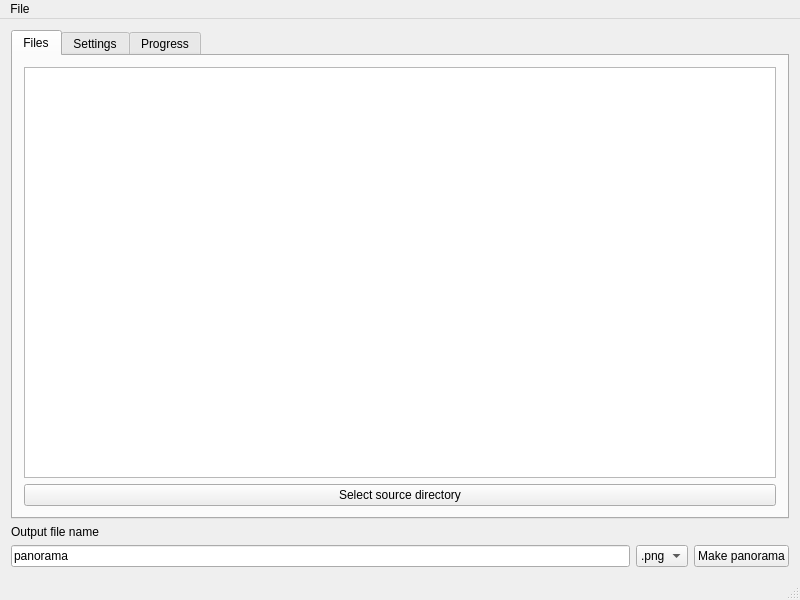
<?xml version="1.0" encoding="UTF-8"?>
<ui version="4.0">
 <class>MainWindow</class>
 <widget class="QMainWindow" name="MainWindow">
  <property name="geometry">
   <rect>
    <x>0</x>
    <y>0</y>
    <width>800</width>
    <height>600</height>
   </rect>
  </property>
  <property name="windowTitle">
   <string>AutoPanorama</string>
  </property>
  <widget class="QWidget" name="centralWidget">
   <layout class="QVBoxLayout" name="verticalLayout_2">
    <item>
     <widget class="QTabWidget" name="mainWidget">
      <property name="currentIndex">
       <number>0</number>
      </property>
      <widget class="QWidget" name="tabMain">
       <attribute name="title">
        <string>Files</string>
       </attribute>
       <layout class="QVBoxLayout" name="verticalLayout">
        <item>
         <widget class="QTreeView" name="fsView">
          <property name="selectionMode">
           <enum>QAbstractItemView::MultiSelection</enum>
          </property>
          <attribute name="headerStretchLastSection">
           <bool>false</bool>
          </attribute>
         </widget>
        </item>
        <item>
         <layout class="QHBoxLayout" name="layoutButtons">
          <item>
           <widget class="QPushButton" name="buttonSelectDir">
            <property name="text">
             <string>Select source directory</string>
            </property>
           </widget>
          </item>
         </layout>
        </item>
       </layout>
      </widget>
      <widget class="QWidget" name="tab">
       <attribute name="title">
        <string>Settings</string>
       </attribute>
       <layout class="QFormLayout" name="formLayout_2">
        <item row="0" column="0">
         <widget class="QLabel" name="wavecorkind_label">
          <property name="text">
           <string>Correction direction</string>
          </property>
         </widget>
        </item>
        <item row="0" column="1">
         <widget class="QComboBox" name="wavecorkind_combobox">
          <item>
           <property name="text">
            <string>None</string>
           </property>
          </item>
          <item>
           <property name="text">
            <string>Horizontal</string>
           </property>
          </item>
          <item>
           <property name="text">
            <string>Vertical</string>
           </property>
          </item>
         </widget>
        </item>
        <item row="1" column="0">
         <widget class="QLabel" name="cut_label">
          <property name="text">
           <string>Warp mode</string>
          </property>
         </widget>
        </item>
        <item row="1" column="1">
         <widget class="QComboBox" name="warpmode_combobox">
          <item>
           <property name="text">
            <string>Spherical</string>
           </property>
          </item>
          <item>
           <property name="text">
            <string>Cylindrical</string>
           </property>
          </item>
          <item>
           <property name="text">
            <string>Plane</string>
           </property>
          </item>
         </widget>
        </item>
        <item row="2" column="0">
         <widget class="QLabel" name="blendertype_label">
          <property name="text">
           <string>Blender type</string>
          </property>
         </widget>
        </item>
        <item row="2" column="1">
         <widget class="QComboBox" name="blendertype_combobox">
          <item>
           <property name="text">
            <string>Multiband</string>
           </property>
          </item>
          <item>
           <property name="text">
            <string>Feather</string>
           </property>
          </item>
         </widget>
        </item>
        <item row="4" column="0">
         <widget class="QLabel" name="nbands_label">
          <property name="text">
           <string>Bands</string>
          </property>
         </widget>
        </item>
        <item row="4" column="1">
         <widget class="QSpinBox" name="nbands_spinbox">
          <property name="minimum">
           <number>1</number>
          </property>
          <property name="maximum">
           <number>100</number>
          </property>
          <property name="value">
           <number>5</number>
          </property>
         </widget>
        </item>
        <item row="5" column="0">
         <widget class="QLabel" name="sharpness_label">
          <property name="enabled">
           <bool>true</bool>
          </property>
          <property name="text">
           <string>Sharpness</string>
          </property>
         </widget>
        </item>
        <item row="5" column="1">
         <widget class="QDoubleSpinBox" name="sharpness_spinbox">
          <property name="enabled">
           <bool>true</bool>
          </property>
          <property name="maximum">
           <double>1.000000000000000</double>
          </property>
          <property name="singleStep">
           <double>0.010000000000000</double>
          </property>
          <property name="value">
           <double>0.020000000000000</double>
          </property>
         </widget>
        </item>
        <item row="6" column="0">
         <widget class="QLabel" name="seamfindermode_label">
          <property name="text">
           <string>Seam finder</string>
          </property>
         </widget>
        </item>
        <item row="6" column="1">
         <widget class="QComboBox" name="seamfindermode_combobox">
          <item>
           <property name="text">
            <string>Graph cut color</string>
           </property>
          </item>
          <item>
           <property name="text">
            <string>Graph cut gradient</string>
           </property>
          </item>
          <item>
           <property name="text">
            <string>Voronoi</string>
           </property>
          </item>
          <item>
           <property name="text">
            <string>None</string>
           </property>
          </item>
         </widget>
        </item>
        <item row="7" column="0">
         <widget class="QLabel" name="seamfinderres_label">
          <property name="text">
           <string>Seam finder resolution</string>
          </property>
         </widget>
        </item>
        <item row="7" column="1">
         <widget class="QDoubleSpinBox" name="seamfinderres_spinbox">
          <property name="suffix">
           <string> Mpx</string>
          </property>
          <property name="decimals">
           <number>1</number>
          </property>
          <property name="minimum">
           <double>0.100000000000000</double>
          </property>
          <property name="maximum">
           <double>10.000000000000000</double>
          </property>
          <property name="singleStep">
           <double>0.100000000000000</double>
          </property>
         </widget>
        </item>
        <item row="8" column="0">
         <widget class="QLabel" name="downscale_label">
          <property name="text">
           <string>Scale source image</string>
          </property>
         </widget>
        </item>
        <item row="8" column="1">
         <widget class="QDoubleSpinBox" name="downscale_spinbox">
          <property name="suffix">
           <string> %</string>
          </property>
          <property name="decimals">
           <number>0</number>
          </property>
          <property name="minimum">
           <double>10.000000000000000</double>
          </property>
          <property name="maximum">
           <double>100.000000000000000</double>
          </property>
          <property name="singleStep">
           <double>10.000000000000000</double>
          </property>
          <property name="value">
           <double>100.000000000000000</double>
          </property>
         </widget>
        </item>
        <item row="9" column="0">
         <widget class="QLabel" name="compositingres_label">
          <property name="text">
           <string>Compositing resolution</string>
          </property>
         </widget>
        </item>
        <item row="9" column="1">
         <widget class="QDoubleSpinBox" name="compositingres_spinbox">
          <property name="prefix">
           <string/>
          </property>
          <property name="suffix">
           <string> Mpx (zero for full resolution)</string>
          </property>
          <property name="decimals">
           <number>1</number>
          </property>
          <property name="maximum">
           <double>100.000000000000000</double>
          </property>
         </widget>
        </item>
       </layout>
      </widget>
      <widget class="QWidget" name="tabProgress">
       <attribute name="title">
        <string>Progress</string>
       </attribute>
       <layout class="QVBoxLayout" name="verticalLayout_3">
        <property name="sizeConstraint">
         <enum>QLayout::SetDefaultConstraint</enum>
        </property>
        <item>
         <widget class="QScrollArea" name="scrollArea">
          <property name="sizeAdjustPolicy">
           <enum>QAbstractScrollArea::AdjustToContents</enum>
          </property>
          <property name="widgetResizable">
           <bool>true</bool>
          </property>
          <property name="alignment">
           <set>Qt::AlignLeading|Qt::AlignLeft|Qt::AlignTop</set>
          </property>
          <widget class="QWidget" name="scrollAreaWidgetContents">
           <property name="geometry">
            <rect>
             <x>0</x>
             <y>0</y>
             <width>756</width>
             <height>445</height>
            </rect>
           </property>
           <property name="sizePolicy">
            <sizepolicy hsizetype="Preferred" vsizetype="Preferred">
             <horstretch>0</horstretch>
             <verstretch>0</verstretch>
            </sizepolicy>
           </property>
           <property name="minimumSize">
            <size>
             <width>0</width>
             <height>0</height>
            </size>
           </property>
           <property name="autoFillBackground">
            <bool>true</bool>
           </property>
           <layout class="QVBoxLayout" name="verticalLayout_4">
            <property name="sizeConstraint">
             <enum>QLayout::SetDefaultConstraint</enum>
            </property>
            <property name="leftMargin">
             <number>0</number>
            </property>
            <property name="topMargin">
             <number>0</number>
            </property>
            <property name="rightMargin">
             <number>0</number>
            </property>
            <property name="bottomMargin">
             <number>0</number>
            </property>
            <item>
             <layout class="QVBoxLayout" name="tabProgressLayout"/>
            </item>
            <item>
             <spacer name="verticalSpacer">
              <property name="orientation">
               <enum>Qt::Vertical</enum>
              </property>
              <property name="sizeHint" stdset="0">
               <size>
                <width>20</width>
                <height>40</height>
               </size>
              </property>
             </spacer>
            </item>
           </layout>
          </widget>
         </widget>
        </item>
       </layout>
      </widget>
     </widget>
    </item>
    <item>
     <widget class="QLabel" name="output_label">
      <property name="text">
       <string>Output file name</string>
      </property>
     </widget>
    </item>
    <item>
     <layout class="QHBoxLayout" name="layoutOutput">
      <item>
       <widget class="QLineEdit" name="output_filename_lineedit">
        <property name="text">
         <string>panorama</string>
        </property>
       </widget>
      </item>
      <item>
       <widget class="QComboBox" name="extension_combobox">
        <property name="editable">
         <bool>false</bool>
        </property>
        <item>
         <property name="text">
          <string>.png</string>
         </property>
        </item>
        <item>
         <property name="text">
          <string>.jpg</string>
         </property>
        </item>
       </widget>
      </item>
      <item>
       <widget class="QPushButton" name="buttonMakePanorama">
        <property name="text">
         <string>Make panorama</string>
        </property>
       </widget>
      </item>
     </layout>
    </item>
   </layout>
  </widget>
  <widget class="QMenuBar" name="menuBar">
   <property name="geometry">
    <rect>
     <x>0</x>
     <y>0</y>
     <width>800</width>
     <height>21</height>
    </rect>
   </property>
   <widget class="QMenu" name="menuFile">
    <property name="title">
     <string>File</string>
    </property>
    <addaction name="actionQuit"/>
   </widget>
   <addaction name="menuFile"/>
  </widget>
  <widget class="QStatusBar" name="statusBar"/>
  <action name="actionQuit">
   <property name="text">
    <string>Quit</string>
   </property>
  </action>
 </widget>
 <layoutdefault spacing="6" margin="11"/>
 <resources/>
 <connections>
  <connection>
   <sender>actionQuit</sender>
   <signal>triggered()</signal>
   <receiver>MainWindow</receiver>
   <slot>close()</slot>
   <hints>
    <hint type="sourcelabel">
     <x>-1</x>
     <y>-1</y>
    </hint>
    <hint type="destinationlabel">
     <x>199</x>
     <y>149</y>
    </hint>
   </hints>
  </connection>
  <connection>
   <sender>buttonSelectDir</sender>
   <signal>clicked()</signal>
   <receiver>MainWindow</receiver>
   <slot>onSelectDirClicked()</slot>
   <hints>
    <hint type="sourcelabel">
     <x>108</x>
     <y>245</y>
    </hint>
    <hint type="destinationlabel">
     <x>199</x>
     <y>149</y>
    </hint>
   </hints>
  </connection>
  <connection>
   <sender>buttonMakePanorama</sender>
   <signal>clicked()</signal>
   <receiver>MainWindow</receiver>
   <slot>onMakePanoramaClicked()</slot>
   <hints>
    <hint type="sourcelabel">
     <x>589</x>
     <y>545</y>
    </hint>
    <hint type="destinationlabel">
     <x>399</x>
     <y>299</y>
    </hint>
   </hints>
  </connection>
  <connection>
   <sender>blendertype_combobox</sender>
   <signal>currentIndexChanged(QString)</signal>
   <receiver>MainWindow</receiver>
   <slot>onBlenderTypeChange()</slot>
   <hints>
    <hint type="sourcelabel">
     <x>455</x>
     <y>131</y>
    </hint>
    <hint type="destinationlabel">
     <x>399</x>
     <y>299</y>
    </hint>
   </hints>
  </connection>
 </connections>
 <slots>
  <slot>onSelectDirClicked()</slot>
  <slot>onMakePanoramaClicked()</slot>
  <slot>onBlenderTypeChange()</slot>
 </slots>
</ui>
